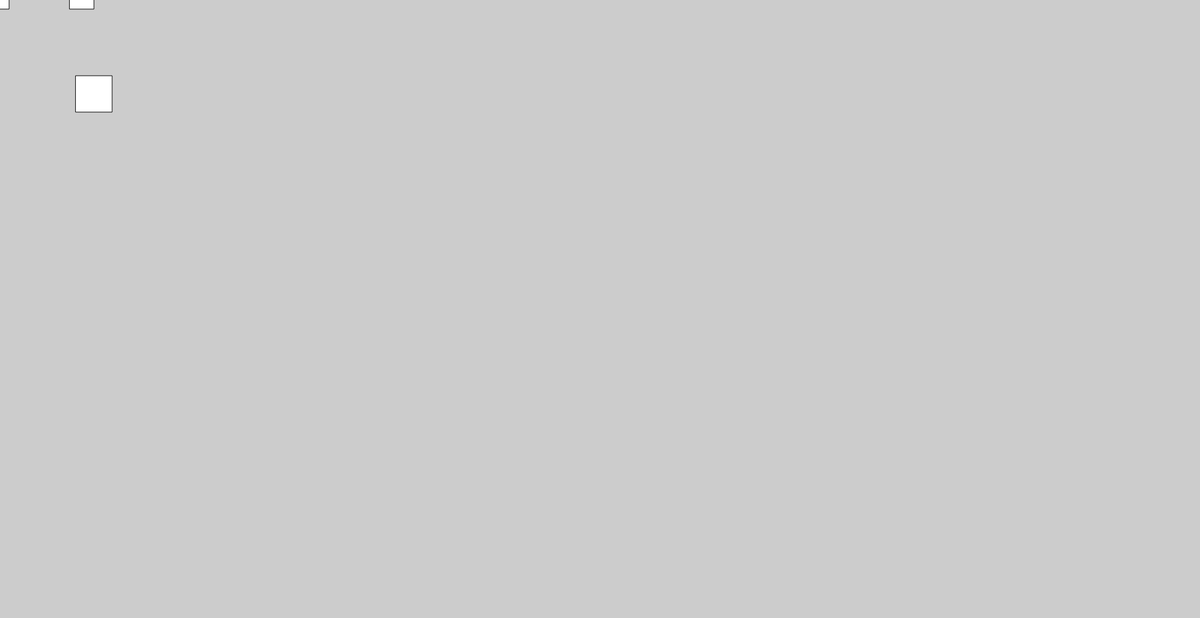
Frame 1 (no input)
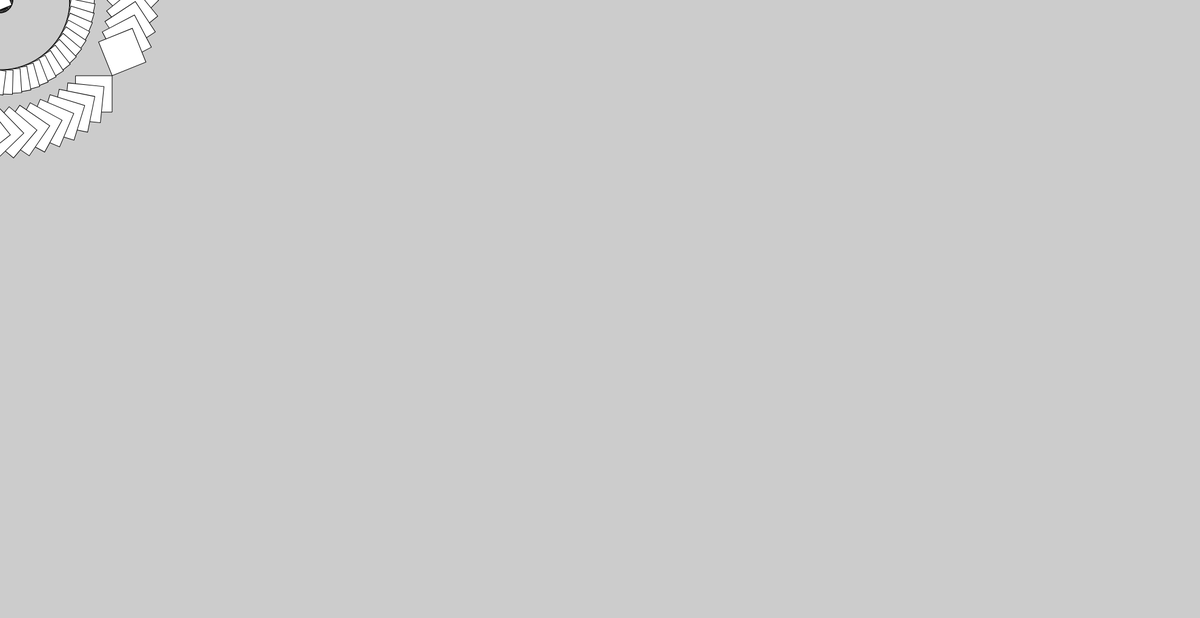
Frame 60 (no input)
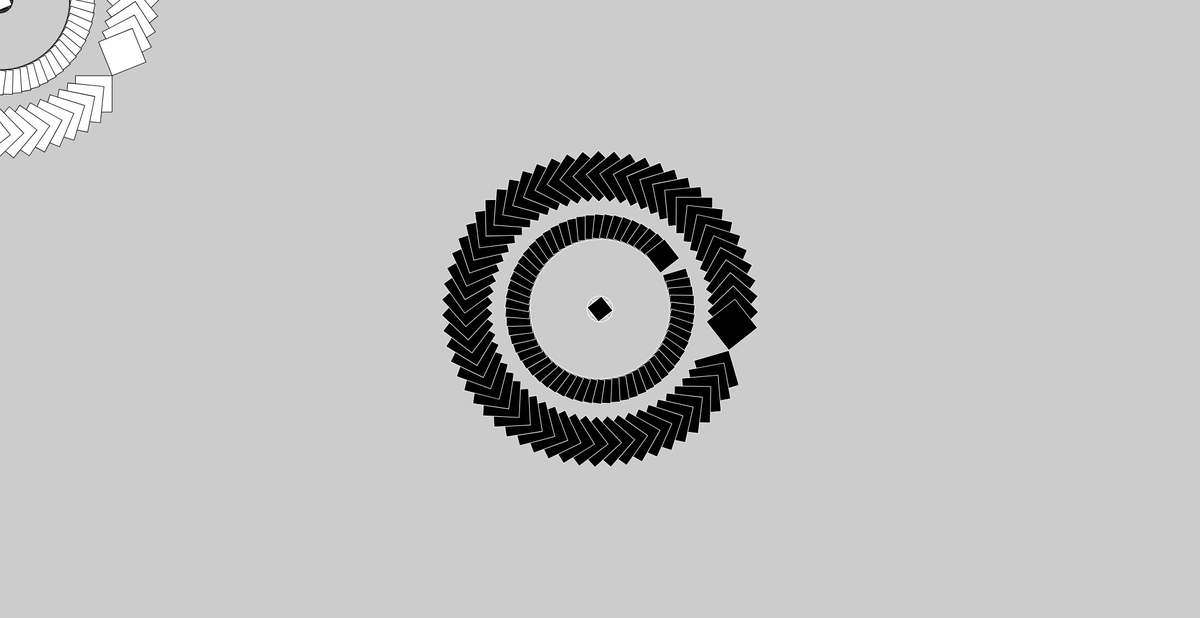
Frame 120 (the mouse pressed at the canvas centre since frame 60)

The p5.js sketch that drew these frames (run headless with seeded random() and noise() and a simulated clock; from frame 60 on, the mouse is pressed at the canvas centre):

// p5.js sketch
// ── sketch.js
//  Variables:
var angle = 0.0;

function setup() {
    createCanvas(1980, 1020);
    background(204);

}

function draw() {


    translate(mouseX, mouseY);
    rotate(angle);
    if (mouseIsPressed) {
        stroke(255);
        fill(0);
        rect(125, 125, 60, 60);
        rect(-15, -15, 30, 30);
        rect(115, -25, 40, 40);
    }
    else {

        stroke(0);
        fill(255);
        rect(125, 125, 60, 60);
        rect(-15, -15, 30, 30);
        rect(115, -25, 40, 40);
    }
    angle += 0.1;
}
